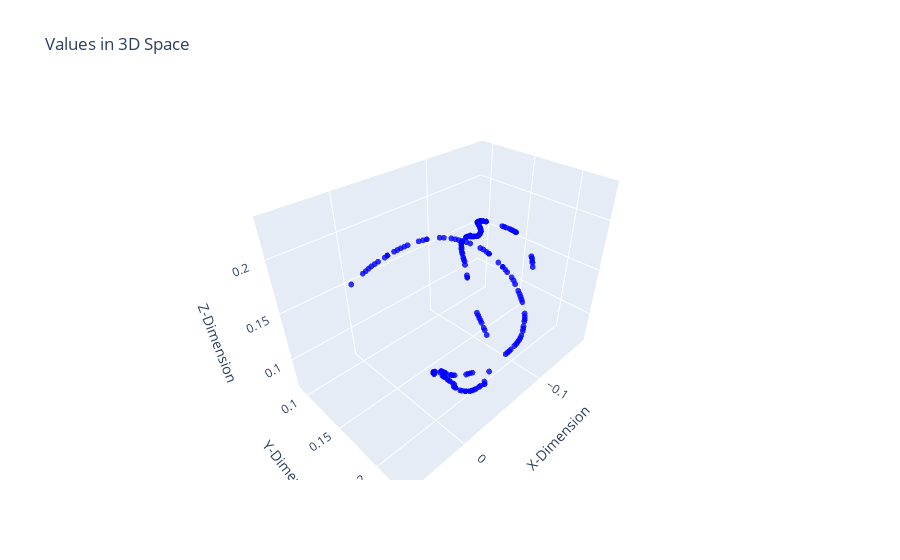

Notebook code cell kept with this figure:
### Markdown cell above
### 4. Plots with Raw Data

Let's visualize and interact with the data. 
- Top-left plot: Represents the entire X, Y & Z coordinates in the dataset
- Top-right plot: Represents a small trajectory of the hand movement
- Bottom plot: Allows you to interact in the 3D space - making more sense on the hand movement. Just click and drag on the plot to view in different angles. 

We recommend uncommenting the 4 line in the following code block to visualize the 3 coordinates of the entire dataset. Since there are over 51,000 data points, it takes some time to display the plot.

### Code cell
duration = 20       # The duration variable can only have integer values. You may update to visualize different lengths of trajectories
output_visualization(data_raw, duration=duration, randomseed=False)

# interactive_output_visualization(data_raw)    # Uncomment this to view the entire X,Y,Z coordinates in the dataset
interactive_output_visualization(data_raw, duration=duration, randomseed=False)

### Figure 1 — Plotly figure (JSON) as saved in the notebook; plotly's stock layout.template omitted (floating-point values rounded to 4 significant figures; data arrays with more than 128 entries replaced by an {"elided": "..."} marker saying what was removed)
{"data": [{"marker": {"color": "blue", "opacity": 0.8, "size": 2}, "mode": "markers", "name": "Input Points", "type": "scatter3d", "x": {"elided": "200 float values"}, "y": {"elided": "200 float values"}, "z": {"elided": "200 float values"}}], "layout": {"scene": {"xaxis": {"title": {"text": "X-Dimension"}}, "yaxis": {"title": {"text": "Y-Dimension"}}, "zaxis": {"title": {"text": "Z-Dimension"}}}, "title": {"text": "Values in 3D Space"}}}
